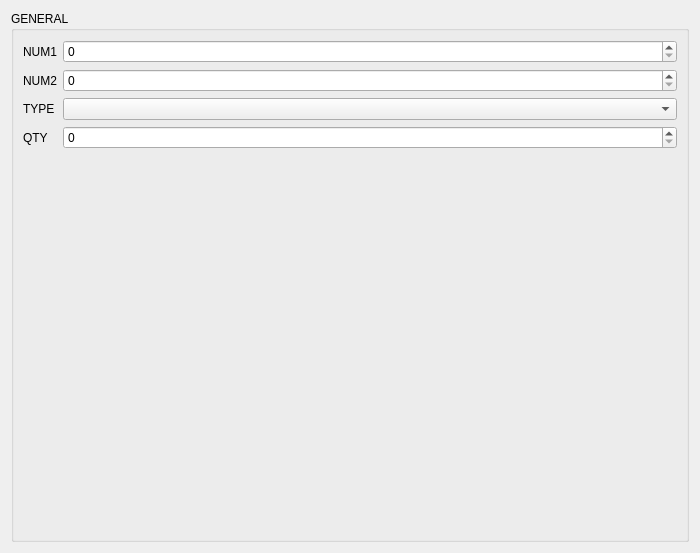
<?xml version="1.0" encoding="UTF-8"?>
<ui version="4.0">
 <class>ItemTabForm</class>
 <widget class="QWidget" name="ItemTabForm">
  <property name="geometry">
   <rect>
    <x>0</x>
    <y>0</y>
    <width>700</width>
    <height>553</height>
   </rect>
  </property>
  <property name="windowTitle">
   <string notr="true">Form</string>
  </property>
  <layout class="QHBoxLayout" name="horizontalLayout">
   <item>
    <widget class="QGroupBox" name="groupBox_4">
     <property name="title">
      <string>GENERAL</string>
     </property>
     <layout class="QVBoxLayout" name="verticalLayout_2">
      <item>
       <layout class="QFormLayout" name="formLayout">
        <item row="0" column="0">
         <widget class="QLabel" name="label">
          <property name="text">
           <string>NUM1</string>
          </property>
         </widget>
        </item>
        <item row="0" column="1">
         <widget class="QSpinBox" name="num1SB">
          <property name="maximum">
           <number>65535</number>
          </property>
         </widget>
        </item>
        <item row="1" column="0">
         <widget class="QLabel" name="label_2">
          <property name="text">
           <string>NUM2</string>
          </property>
         </widget>
        </item>
        <item row="1" column="1">
         <widget class="QSpinBox" name="num2SB">
          <property name="maximum">
           <number>65535</number>
          </property>
         </widget>
        </item>
        <item row="2" column="0">
         <widget class="QLabel" name="label_3">
          <property name="text">
           <string>TYPE</string>
          </property>
         </widget>
        </item>
        <item row="2" column="1">
         <widget class="QComboBox" name="itemCB">
          <property name="minimumSize">
           <size>
            <width>180</width>
            <height>0</height>
           </size>
          </property>
         </widget>
        </item>
        <item row="4" column="0">
         <widget class="QLabel" name="label_7">
          <property name="text">
           <string>QTY</string>
          </property>
         </widget>
        </item>
        <item row="4" column="1">
         <widget class="QSpinBox" name="countSB">
          <property name="minimum">
           <number>0</number>
          </property>
         </widget>
        </item>
       </layout>
      </item>
     </layout>
    </widget>
   </item>
  </layout>
 </widget>
 <resources/>
 <connections/>
</ui>
